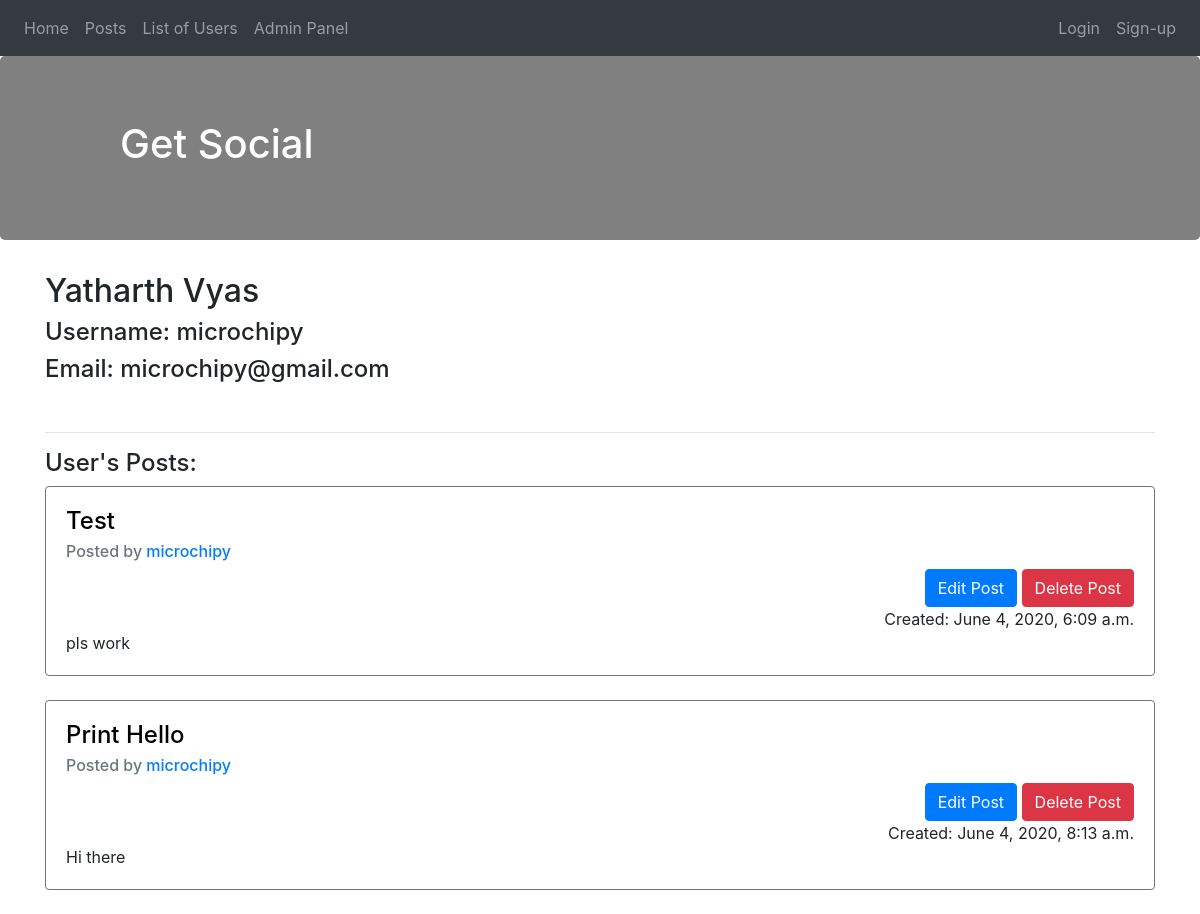
The app's page /profile/2/ with its own data.
### login/models.py (models this page shows)
class User(models.Model):
	djangoUser = models.OneToOneField(djangoAuthUser,null=True,on_delete=models.CASCADE)
	date_created = models.DateTimeField(auto_now_add=True)

class Post(models.Model):
	user = models.ForeignKey(User,null=True,on_delete=models.SET_NULL) #post will not be deleted when a user's account is removed
	title = models.CharField(max_length=200,null=True)
	content = models.TextField(max_length=500,null=True)
	date_posted = models.DateTimeField(auto_now_add=True)

### login/views.py (the view)
# urls.py: path('profile/<str:userid>/',views.profile,name="Profile"),
def profile(request,userid):
	user = User.objects.get(id=userid)
	return render(request,'login/profilepage.html',{'user':user,'posts':user.post_set.all()})

### login/templates/login/profilepage.html
{% extends 'djangoApp/base.html' %}
{% block content %}
<h2>{{user.djangoUser.first_name}} {{user.djangoUser.last_name}}</h2>
<h4>Username: {{user.djangoUser.username}}</h4>
<h4>Email: {{user.djangoUser.email}}</h4>
<br/>
<hr/>
<h4> User's Posts: </h4>
{% for post in posts %}
	<div class="card border-secondary">
		  <div class="card-body">
		    <h4 class="card-title"><a style="color:black" href="{% url 'ViewPost' post.id %}">{{post.title}} </a></h4>
		    <h6 class="card-subtitle mb-2 text-muted">
		    	Posted by <a href="{% url 'Profile' post.user %}">{{post.user.djangoUser.username}} </a>
		    </h6>
		    <div align="right">
		    	<a href="{% url 'EditPost' post.id %}">
		    		<button class="btn btn-primary">
		    			Edit Post
		    		</button>
		    	</a>
		    	<a href="{% url 'DeletePost' post.id %}">
		    		<button class="btn btn-danger">
		    			Delete Post
		    		</button>
		    	</a>
		    </div>
		    <div align="right"> Created: {{post.date_posted}}</div>
		    <p class="card-text">{{post.content}}</p>
		  </div>
		</div>
		<br/>
{% endfor %}
{% endblock %}

### records on screen
User: djangoUser.first_name "Yatharth", djangoUser.last_name "Vyas", djangoUser.username "microchipy", djangoUser.email "microchipy@gmail.com"
Post: title "Test", user.djangoUser.username "microchipy", date_posted "June 4, 2020, 6:09 a.m.", content "pls work"
Post: title "Print Hello", user.djangoUser.username "microchipy", date_posted "June 4, 2020, 8:13 a.m.", content "Hi there"
